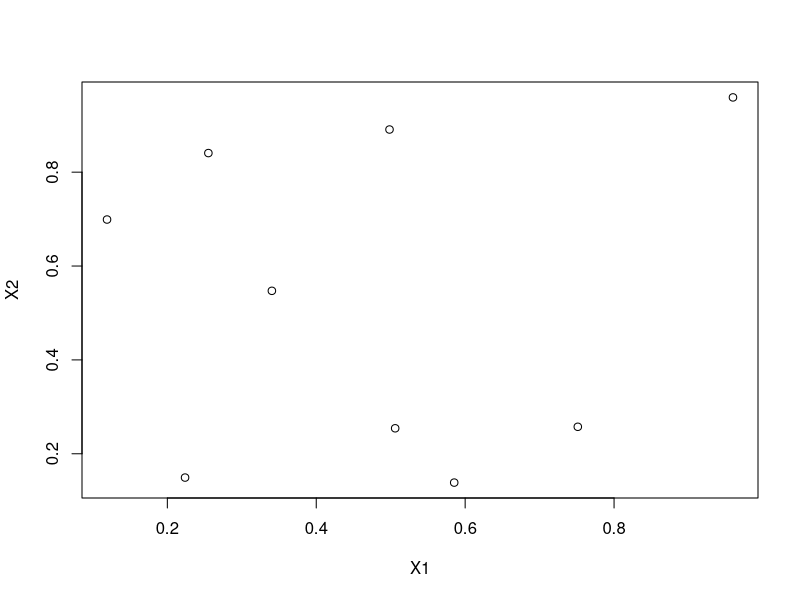

R code for this plot:
x<-c(0.119,0.2238,0.2551,0.3404,0.4984,0.506,0.5853,0.7513,0.9597)
y<-c(0.6991,0.1493,0.8407,0.5472,0.8909,0.2543,0.1386,0.2575,0.9593)
 y1<-y[order(y)]
x1<-x[order(y)]
m<-matrix(c(as.matrix(x1),as.matrix(y1)),9,2)
M<-data.frame(m)
plot(M)